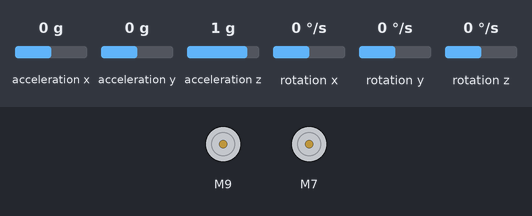
A sketch run on a simulated Arduino Nano, built with avr-gcc and run on an emulated ATmega328P. On the bench: 2 × DC motor (green arrow = forward, orange = backward, longer = faster). The inputs (shaded band) are chosen by the test bench; at power-on: acceleration x 0 g, acceleration y 0 g, acceleration z 1 g, rotation x 0 °/s, rotation y 0 °/s, rotation z 0 °/s. What the sketch prints to the serial monitor is not drawn.

Above: at 0.1 s.
At 3.1 s:
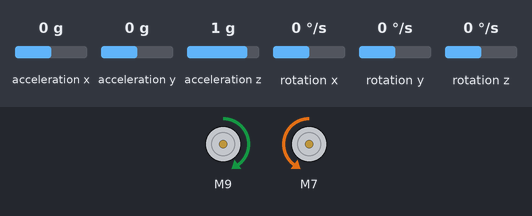
Timing chart, 0 to 4.6 s (numbered marks = the images above):
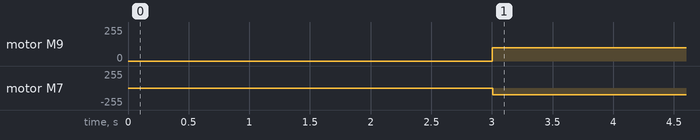

Measured:
- by itself, motor M9: stopped → forward 100/255 at 3.0 s
- by itself, motor M7: stopped → backward 100/255 at 3.0 s

The sketch:

PetrosainsHigh_Turn90.ino
```cpp
#include <MPU6050_tockn.h>
#include <Wire.h>
MPU6050 mpu6050(Wire,0.1,0.9);


#include <SparkFun_TB6612.h>

#define PWMA 5
#define AIN2 6
#define AIN1 7
#define STBY 8
#define BIN1 9                                                  //motor
#define BIN2 10
#define PWMB 11


const int offsetA = 1;
const int offsetB = 1;

Motor motorLeft = Motor(AIN1, AIN2, PWMA, offsetA, STBY);
Motor motorRight = Motor(BIN1, BIN2, PWMB, offsetB, STBY);


/////////////////////////////////////////////////////////////////////////////////////
int IR1 = A7;                                                    //upper
int IR2 = A6;
int IR3 = A3;
int IR4 = A2;
/////////////////////////////////////////////////////////////////////////////////////
int L = 0;//Left
int S = 1;//Straight
int R = 2;//Right

/////////////////////////////////////////////////////////////////////////////////////

int SetPath[] = {
};


/////////////////////////////////////////////////////////////////////////////////////


int TotalTurns = ((sizeof(SetPath)) / 2);
int Turned = 0;
int turnSpeed = 80;
int Speed = 150;
int different = 30;
int angle=0;
int BT=0;

void setup() {
  Serial.begin(9600);
  Wire.begin();
  mpu6050.begin();
  mpu6050.calcGyroOffsets(true);
  pinMode(IR1, INPUT);
  pinMode(IR2, INPUT);
  pinMode(IR3, INPUT);
  pinMode(IR4, INPUT);

}


void loop() {
  mpu6050.update();

  Serial.print("\tangleZ : ");
  Serial.println(angle);


  BT=mpu6050.getAngleZ();
  while ((angle-BT)<90){
    //Left
  mpu6050.update();
   angle=mpu6050.getAngleZ();
    motorRight.drive(100, 1);
    motorLeft.drive(-100, 1);
  Serial.print(BT);
  Serial.print("            ");
  Serial.println(angle);
    }
    brake();
  delay(10000000000);
  }


void wallFollow() {
    if (analogRead(IR4) >500) {
      turnLeft();
    }
    else if (analogRead(IR4) <500) {
      turnRight();
    }
}
void turnLeft() {
  motorLeft.drive(60, 1);
  motorRight.drive(Speed, 1);
}
void turnRight() {
  motorLeft.drive(Speed, 1);
  motorRight.drive(60, 1);
}

void brake() {
  digitalWrite(STBY, HIGH);

  digitalWrite(AIN1, HIGH);
  digitalWrite(AIN2, HIGH);
  analogWrite(PWMA, 255);

  digitalWrite(BIN1, HIGH);
  digitalWrite(BIN2, HIGH);
  analogWrite(PWMB, 255);
}
```
